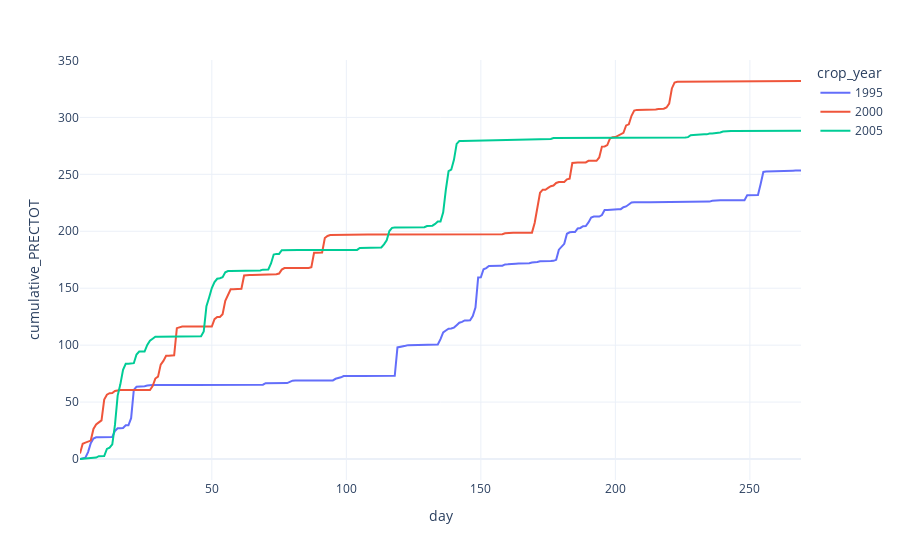

The notebook cell saved with this chart:
### Code cell
query = processed_data["crop_year"].isin(["1995", "2000", "2005"])
data_to_plot = processed_data[query]

fig = px.line(data_to_plot, x="day", y="cumulative_PRECTOT", color="crop_year")

fig.show()

### Figure 1 — Plotly figure (JSON) as saved in the notebook; plotly's stock layout.template omitted (floating-point values rounded to 4 significant figures; data arrays with more than 128 entries replaced by an {"elided": "..."} marker saying what was removed)
{"data": [{"hovertemplate": "crop_year=1995<br>day=%{x}<br>cumulative_PRECTOT=%{y}<extra></extra>", "legendgroup": "1995", "line": {"color": "#636efa", "dash": "solid"}, "mode": "lines", "name": "1995", "orientation": "v", "showlegend": true, "type": "scatter", "x": {"elided": "269 int values"}, "xaxis": "x", "y": {"elided": "269 float values"}, "yaxis": "y"}, {"hovertemplate": "crop_year=2000<br>day=%{x}<br>cumulative_PRECTOT=%{y}<extra></extra>", "legendgroup": "2000", "line": {"color": "#EF553B", "dash": "solid"}, "mode": "lines", "name": "2000", "orientation": "v", "showlegend": true, "type": "scatter", "x": {"elided": "269 int values"}, "xaxis": "x", "y": {"elided": "269 float values"}, "yaxis": "y"}, {"hovertemplate": "crop_year=2005<br>day=%{x}<br>cumulative_PRECTOT=%{y}<extra></extra>", "legendgroup": "2005", "line": {"color": "#00cc96", "dash": "solid"}, "mode": "lines", "name": "2005", "orientation": "v", "showlegend": true, "type": "scatter", "x": {"elided": "269 int values"}, "xaxis": "x", "y": {"elided": "269 float values"}, "yaxis": "y"}], "layout": {"legend": {"title": {"text": "crop_year"}, "tracegroupgap": 0}, "margin": {"t": 60}, "xaxis": {"anchor": "y", "domain": [0, 1], "title": {"text": "day"}}, "yaxis": {"anchor": "x", "domain": [0, 1], "title": {"text": "cumulative_PRECTOT"}}}}
